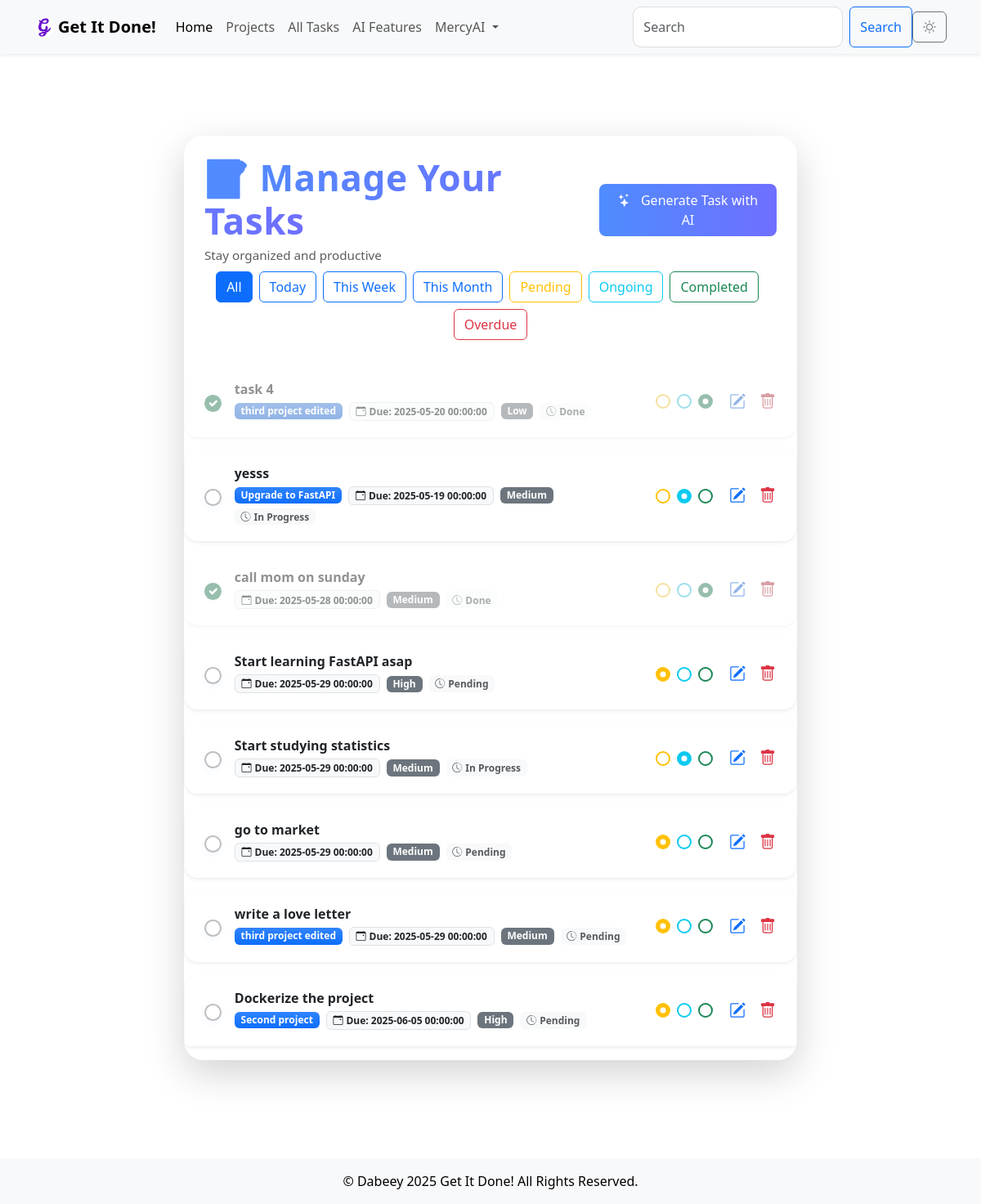
The page /tasks (signed in) on the database its author committed.
### models.py (models this page shows, shortened)
class User(db.Model, UserMixin):
    id = db.Column(db.Integer, primary_key=True)
    username = db.Column(db.String(80), unique=True, nullable=False)
    email = db.Column(db.String(120), unique=True, nullable=False, index=True)
    password = db.Column(db.String(200), nullable=False)
    created_at = db.Column(db.DateTime, default=db.func.current_timestamp())
    updated_at = db.Column(db.DateTime, default=db.func.current_timestamp(), onupdate=db.func.current_timestamp())
    tasks = db.relationship('Task', backref='user', lazy='select')

class Task(db.Model):
    id = db.Column(db.Integer, primary_key=True)
    title = db.Column(db.String(200), nullable=False)
    description = db.Column(db.Text, nullable=True)
    due_date = db.Column(db.DateTime, nullable=True)
    created_at = db.Column(db.DateTime, default=db.func.current_timestamp())
    updated_at = db.Column(db.DateTime, default=db.func.current_timestamp(), onupdate=db.func.current_timestamp())
    priority = db.Column(Enum(PriorityLevel), nullable=False)
    status = db.Column(Enum(TaskStatus), nullable=False)
    deleted_at = db.Column(db.DateTime, nullable=True)
    user_id = db.Column(db.Integer, db.ForeignKey('user.id'), nullable=False, index=True)
    project_id = db.Column(db.Integer, db.ForeignKey('project.id'), nullable=True, index=True)  # Link to Project

class Project(db.Model):
    id = db.Column(db.Integer, primary_key=True)
    name = db.Column(db.String(200), nullable=False, unique=True)
    description = db.Column(db.Text, nullable=True)
    deadline = db.Column(db.DateTime, nullable=True)
    created_at = db.Column(db.DateTime, default=db.func.current_timestamp())
    updated_at = db.Column(db.DateTime, default=db.func.current_timestamp(), onupdate=db.func.current_timestamp())
    owner_id = db.Column(db.Integer, db.ForeignKey('user.id'), nullable=False, index=True)  # Project owner
    owner = db.relationship('User', backref='projects')  # Link to the User model
    tasks = db.relationship('Task', backref='project', lazy='select')  # Link to the Task model

### main.py (the view)
@app.route('/tasks', methods=['GET'])
@login_required
def tasks():
    form = BaseForm()
    filter_type = request.args.get('filter', 'all')
    tasks_query = Task.query.filter_by(user_id=current_user.id)
    if filter_type == 'today':
        tasks = tasks_query.filter(Task.due_date == date.today()).all()
    elif filter_type == 'week':
        start_of_week = date.today() - timedelta(days=date.today().weekday())
        end_of_week = start_of_week + timedelta(days=6)
        tasks = tasks_query.filter(Task.due_date.between(start_of_week, end_of_week)).all()
    elif filter_type == 'month':
        tasks = tasks_query.filter(extract('month', Task.due_date) == date.today().month).all()
    elif filter_type == 'pending':
        tasks = tasks_query.filter_by(status=TaskStatus.Pending).all()
    elif filter_type == 'ongoing':
        tasks = tasks_query.filter_by(status=TaskStatus.In_Progress).all()
    elif filter_type == 'completed':
        tasks = tasks_query.filter_by(status=TaskStatus.Done).all()
    elif filter_type == 'overdue':
        tasks = tasks_query.filter(Task.due_date < date.today(), Task.status != TaskStatus.Done).all()
    else:
        tasks = tasks_query.all()
    pending_count = tasks_query.filter_by(status=TaskStatus.Pending).count()
    ongoing_count = tasks_query.filter_by(status=TaskStatus.In_Progress).count()
    completed_count = tasks_query.filter_by(status=TaskStatus.Done).count()
    return render_template(
        'tasks.html',
        tasks=tasks,
        filter_type=filter_type,
        pending_count=pending_count,
        ongoing_count=ongoing_count,
        completed_count=completed_count,
        form=form
    )

### main.py
class BaseForm(FlaskForm):
    pass    #Create an instance of the form class in every route that requires CSRF protection ie form = BaseForm()

### main.py (called while the page is built)
@login_manager.user_loader
def load_user(user_id):
    return User.query.get(int(user_id))

### templates/tasks.html (shortened to what this page needs)
{% extends 'base.html' %}
{% block content %}
<div class="container py-5 d-flex flex-column align-items-center" style="min-height: 90vh;">
    <div class="glass-card shadow-lg mb-4 w-100" style="max-width: 750px;">
        <div class="d-flex flex-column flex-md-row justify-content-between align-items-center p-4 pb-2">
            <div>
                <h2 class="fw-bold mb-1" style="letter-spacing: 0.5px; font-size: 1.2rem;">
                    <span class="gradient-text" style=" font-size: 230%;">📝 Manage Your Tasks</span>
                </h2>
                <div class="text-muted" style="font-size: 0.95rem; font-weight: 400;">
                    Stay organized and productive
                </div>
            </div>
            <a href="{{ url_for('ai') }}" class="btn btn-gradient-primary btn-lg mt-3 mt-md-0" style="font-size: 1rem;">
                <i class="bi bi-stars me-2"></i> Generate Task with AI
            </a>
        </div>
        <div class="filter-bar mb-4 d-flex flex-wrap justify-content-center px-4">
            <a href="{{ url_for('tasks', filter='all') }}" class="btn btn-outline-primary me-2 mb-2 {% if filter_type == 'all' %}active{% endif %}">All</a>
            <a href="{{ url_for('tasks', filter='today') }}" class="btn btn-outline-primary me-2 mb-2 {% if filter_type == 'today' %}active{% endif %}">Today</a>
            <a href="{{ url_for('tasks', filter='week') }}" class="btn btn-outline-primary me-2 mb-2 {% if filter_type == 'week' %}active{% endif %}">This Week</a>
            <a href="{{ url_for('tasks', filter='month') }}" class="btn btn-outline-primary me-2 mb-2 {% if filter_type == 'month' %}active{% endif %}">This Month</a>
            <a href="{{ url_for('tasks', filter='pending') }}" class="btn btn-outline-warning me-2 mb-2 {% if filter_type == 'pending' %}active{% endif %}">Pending</a>
            <a href="{{ url_for('tasks', filter='ongoing') }}" class="btn btn-outline-info me-2 mb-2 {% if filter_type == 'ongoing' %}active{% endif %}">Ongoing</a>
            <a href="{{ url_for('tasks', filter='completed') }}" class="btn btn-outline-success me-2 mb-2 {% if filter_type == 'completed' %}active{% endif %}">Completed</a>
            <a href="{{ url_for('tasks', filter='overdue') }}" class="btn btn-outline-danger mb-2 {% if filter_type == 'overdue' %}active{% endif %}">Overdue</a>
        </div>
        {% if tasks|length > 0 %}
        <div class="task-list">
            <ul id="task-list" class="list-group">
                {% for task in tasks %}
                <li class="list-group-item task-item glass-task mb-3 py-3 px-4 d-flex align-items-center justify-content-between shadow-sm {% if task.status.value == 'Done' %}completed{% endif %}" data-task-id="{{ task.id }}" draggable="true">
                    <div class="d-flex align-items-center flex-grow-1">
                        <input type="checkbox" class="form-check-input me-3 modern-checkbox" {% if task.status.value == 'Done' %}checked{% endif %} onclick="markTaskComplete({{ task.id }})">
                        <div class="flex-grow-1">
                            <div class="d-flex align-items-center mb-1">
                                <strong class="fs-6 {% if task.is_overdue %}text-danger{% endif %}" style="font-weight:600;">{{ task.title }}</strong>
                            </div>
                            <div class="d-flex flex-wrap align-items-center">
                                <span class="badge bg-gradient bg-primary me-2 mb-1">{{ task.project.name }}</span>
                                <span class="badge bg-light text-dark border me-2 mb-1"><i class="bi bi-calendar-event me-1"></i>Due: {{ task.due_date }}</span>
                                <span class="badge bg-secondary me-2 mb-1">{{ task.priority.value }}</span>
                                <span class="badge bg-light text-muted mb-1"><i class="bi bi-clock-history me-1"></i>{{ task.status.value }}</span>
                            </div>
                        </div>
                    </div>
                    <div class="status-checkboxes d-flex align-items-center ms-3">
                        <input type="radio" name="status-{{ task.id }}" class="form-check-input status-radio pending" {% if task.status.value == 'Pending' %}checked{% endif %} onclick="updateTaskStatus({{ task.id }}, 'Pending')" title="Pending">
                        <input type="radio" name="status-{{ task.id }}" class="form-check-input status-radio ongoing" {% if task.status.value == 'In Progress' %}checked{% endif %} onclick="updateTaskStatus({{ task.id }}, 'In Progress')" title="Ongoing">
                        <input type="radio" name="status-{{ task.id }}" class="form-check-input status-radio completed" {% if task.status.value == 'Done' %}checked{% endif %} onclick="updateTaskStatus({{ task.id }}, 'Done')" title="Done">
                    </div>
                    <div class="d-flex align-items-center ms-3">
                        <a href="{{ url_for('edit_task', task_id=task.id) }}" class="text-primary me-3" title="Edit Task">
                            <i class="bi bi-pencil-square fs-5"></i>
                        </a>
                        <button class="btn btn-link text-danger p-0" title="Delete Task" onclick="deleteTask({{ task.id }})">
                            <i class="bi bi-trash fs-5"></i>
                        </button>
                    </div>
                </li>
                {% endfor %}
            </ul>
        </div>
        {% else %}
        <div class="alert alert-info text-center m-4" role="alert">
            <i class="bi bi-info-circle me-2"></i>No tasks found for this filter.
        </div>
        {% endif %}
    </div>
</div>
{% endblock %}

### templates/base.html (shortened to what this page needs)
<!DOCTYPE html>
<html lang="en">
<head>
    <link href="https://cdn.jsdelivr.net/npm/bootstrap@5.3.0/dist/css/bootstrap.min.css" rel="stylesheet">
    <link rel="stylesheet" href="{{ url_for('static', filename='css/style.css') }}">
    <link rel="stylesheet" href="https://cdnjs.cloudflare.com/ajax/libs/font-awesome/6.0.0-beta3/css/all.min.css">
    <link rel="stylesheet" href="https://cdn.jsdelivr.net/npm/bootstrap-icons@1.5.0/font/bootstrap-icons.css">
</head>
<body class="d-flex flex-column min-vh-100">
    <nav class="navbar navbar-expand-lg navbar-light bg-light fixed-top shadow-sm">
        <div class="container">
            <a class="navbar-brand fw-bold d-flex align-items-center" href="{{ url_for('index') }}">
                <img src="{{ url_for('static', filename='img/favicon.ico') }}" alt="Logo" width="25" height="25" class="align-middle me-1" style="border-radius: 4px;">
                Get It Done!
            </a>
            <div class="collapse navbar-collapse" id="navbarNav">
                <ul class="navbar-nav me-auto">
                    <li class="nav-item">
                        <a class="nav-link active" href="{{ url_for('index') }}">Home</a>
                    </li>
                    <li class="nav-item">
                        <a class="nav-link" href="{{ url_for('projects') }}">Projects</a>
                    </li>
                    <li class="nav-item">
                        <a class="nav-link" href="{{ url_for('tasks') }}">All Tasks</a>
                    </li>
                    <li class="nav-item">
                        <a class="nav-link" href="{{ url_for('ai') }}">AI Features</a>
                    </li>
                    {% if current_user.is_authenticated %}
                    <li class="nav-item dropdown">
                        <a class="nav-link dropdown-toggle" href="#" id="userDropdown" role="button" data-bs-toggle="dropdown" aria-expanded="false">
                            {{ current_user.username }}
                        </a>
                    </li>
                    {% endif %}
                </ul>
                <form class="d-flex ms-auto">
                    <input class="form-control me-2" type="search" placeholder="Search" aria-label="Search">
                    <button class="btn btn-outline-primary" type="submit">Search</button>
                </form>
            </div>
            <button id="theme-toggle" class="btn btn-outline-secondary">
                <i id="theme-icon" class="bi bi-sun"></i>
            </button>
        </div>
    </nav>
    <main class="container my-5 flex-grow-1">
        {% block content %}{% endblock %}
    </main>
    <footer class="bg-light text-center py-3 mt-auto">
        <p class="mb-0">© Dabeey 2025 Get It Done! All Rights Reserved.</p>
    </footer>
</body>
</html>

### static/css/style.css (style rules this page uses)
body { background-color: #ffffff; color: #000000; padding-top: 70px; transition: background-color 0.3s, color 0.3s; }
.btn { transition: background-color 0.3s, color 0.3s; }
.form-control { border-radius: 10px; padding: 0.75rem; font-size: 1rem; border: 1px solid #ddd; }
.list-group-item { margin-bottom: 5px; }

### templates/tasks.html (style rules this page uses)
.glass-card { background: rgba(255,255,255,0.85); border-radius: 1.5rem; backdrop-filter: blur(8px); box-shadow: 0 8px 32px 0 rgba(31, 38, 135, 0.10); border: 1px solid rgba(255,255,255,0.18); }
.glass-task { background: rgba(255,255,255,0.7); border-radius: 1rem; transition: box-shadow 0.2s, transform 0.2s; border: none; }
.gradient-text { background: linear-gradient(90deg, #4f8cff 0%, #6f6fff 100%); -webkit-background-clip: text; -webkit-text-fill-color: transparent; background-clip: text; }
.btn-gradient-primary { background: linear-gradient(90deg, #4f8cff 0%, #6f6fff 100%); color: #fff; border: none; transition: background 0.2s; }
.list-group-item { border: none; }
.task-item.completed { opacity: 0.5; filter: grayscale(0.3); }
.task-item { cursor: grab; transition: opacity 0.5s, transform 0.5s; }
.badge.bg-gradient { background: linear-gradient(90deg, #4f8cff 0%, #6f6fff 100%); color: #fff; }
.modern-checkbox { width: 1.3em; height: 1.3em; border-radius: 50% !important; border: 2.5px solid #bdbdbd; transition: border-color 0.2s, box-shadow 0.2s; box-shadow: 0 2px 8px 0 rgba(79,140,255,0.08); }
.modern-checkbox:checked { border-color: #198754; background-color: #198754; }
.status-checkboxes .status-radio { margin: 0 4px; cursor: pointer; width: 18px; height: 18px; border-radius: 50%; border: 2.5px solid #e0e0e0; background-color: #fff; transition: border-color 0.2s, box-shadow 0.2s; }
.status-checkboxes .pending { border-color: #ffc107; }
.status-checkboxes .ongoing { border-color: #0dcaf0; }
.status-checkboxes .completed { border-color: #198754; }
.status-checkboxes .pending:checked { background-color: #ffc107; border-color: #ffc107; }
.status-checkboxes .ongoing:checked { background-color: #0dcaf0; border-color: #0dcaf0; }
.status-checkboxes .completed:checked { background-color: #198754; border-color: #198754; }

### rows shown on the page
User: username "MercyAI"
Task: status "☑", title "task 4", project.name "third project edited", due_date "2025-05-20 00:00:00", priority.value "Low", status.value "Done"
Task: title "yesss", project.name "Upgrade to FastAPI", due_date "2025-05-19 00:00:00", priority.value "Medium", status.value "In Progress", status "☑"
Task: status "☑", title "call mom on sunday", due_date "2025-05-28 00:00:00", priority.value "Medium", status.value "Done"
Task: title "Start learning FastAPI asap", due_date "2025-05-29 00:00:00", priority.value "High", status.value "Pending", status "☑"
Task: title "Start studying statistics", due_date "2025-05-29 00:00:00", priority.value "Medium", status.value "In Progress", status "☑"
Task: title "go to market", due_date "2025-05-29 00:00:00", priority.value "Medium", status.value "Pending", status "☑"
Task: title "write a love letter", project.name "third project edited", due_date "2025-05-29 00:00:00", priority.value "Medium", status.value "Pending", status "☑"
Task: title "Dockerize the project", project.name "Second project", due_date "2025-06-05 00:00:00", priority.value "High", status.value "Pending", status "☑"
